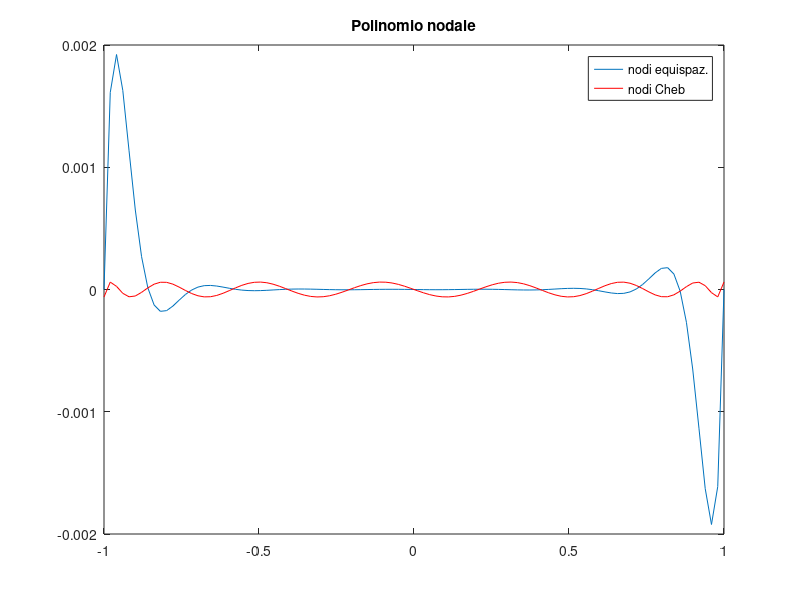

MATLAB code for this plot:
% Esercizio 4 

alfa=-1; beta=1;
n=14; n1=n+1;
N=100;
x=linspace(alfa,beta,n1)';      % nodi equispaziati
xcap = cos( (2*(0:n)+1)./(2*n+2)*pi)';      % nodi di cheb su [-1,1] (non ho bisogno di traslarli)

w=@(t,x,N,n1)( prod( t*ones(1,n1)-ones(N,1)*x',2));
t=linspace(alfa,beta,N)';

% plot con nodi equispaziati
plot(t, w(t,x,N,n1))
hold on
% plot con nodi di cheb
plot(t, w(t,xcap,N,n1),'r')
title('Polinomio nodale')
legend('nodi equispaz.','nodi Cheb')

fprintf('max (equi): %e, max (cheb): %e\n',max(abs(w(t,x,N,n1))),max(abs(w(t,xcap,N,n1))))